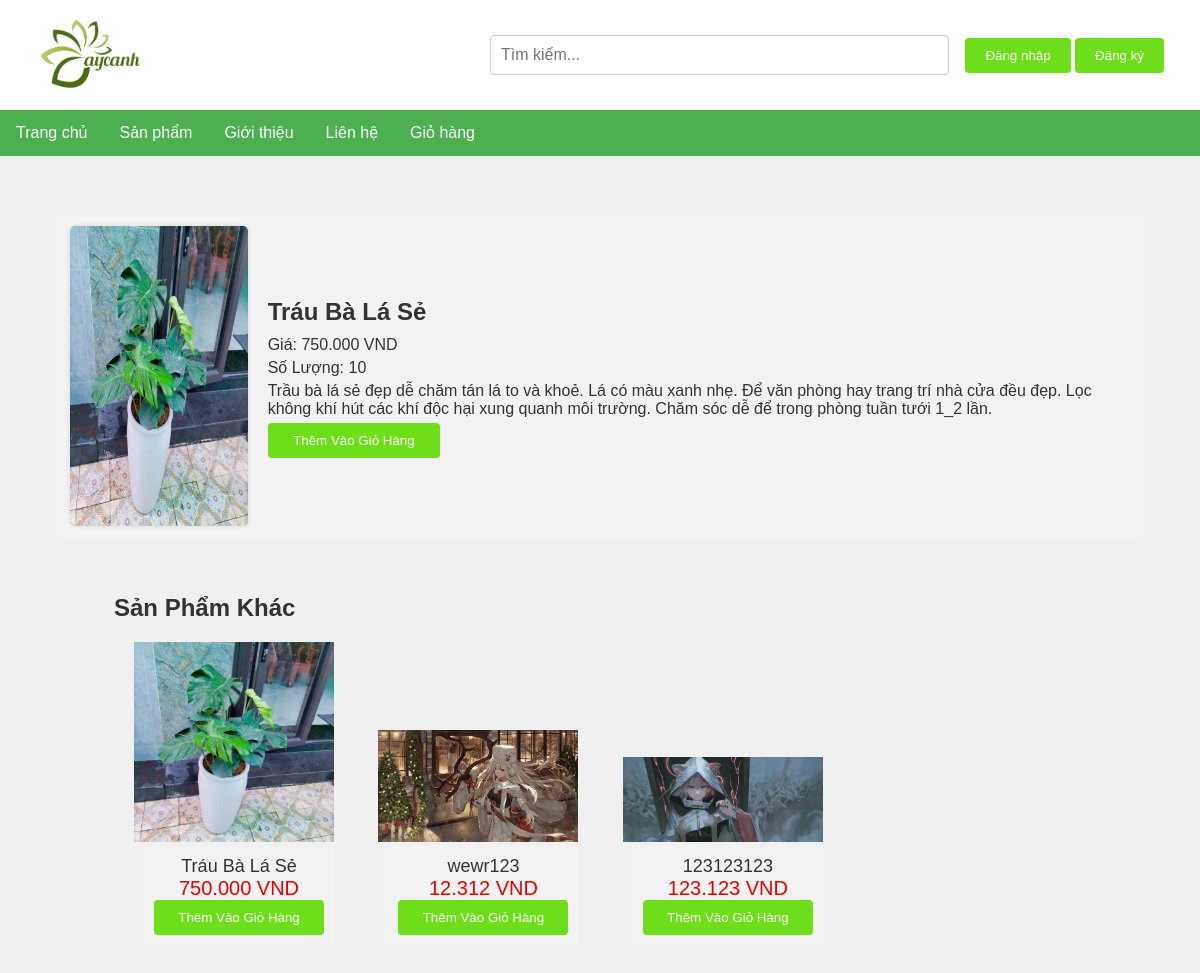
The page /chitiet.php?sanpham_id=5 on the database its author committed.
### tables this page shows
CREATE TABLE IF NOT EXISTS `sanpham` (
  `sanpham_id` int NOT NULL AUTO_INCREMENT,
  `tensanpham` varchar(255) NOT NULL,
  `mieuta` text,
  `gia` decimal(10,2) NOT NULL,
  `soluong` int NOT NULL,
  `cover_image_path` varchar(255) DEFAULT NULL,
  PRIMARY KEY (`sanpham_id`)
);

### class/dbcontroller.php (called while the page is built, shortened)
<?php
class DBController {
	private $host = "localhost";
	private $user = "root";
	private $password = "";
	private $database = "caycanh1";
	private $conn;
	function __construct() {
		$this->conn = $this->connectDB();
	}
	function connectDB() {
		$conn = mysqli_connect($this->host,$this->user,$this->password,$this->database);
		return $conn;
	}
	function runQuery($query) {
		$result = mysqli_query($this->conn, $query);
		$resultset = array();
		while ($row = mysqli_fetch_assoc($result)) {
			$resultset[] = $row;
		}
		return $resultset;
	}
}
?>

### chitiet.php (the view, shortened to what this page needs)
<!DOCTYPE html>
<html lang="en">
<head>
    <link rel="stylesheet" href="https://cdnjs.cloudflare.com/ajax/libs/font-awesome/4.7.0/css/font-awesome.min.css">
    <link href="style/style.css" type="text/css" rel="stylesheet">
</head>
<body>
<?php include 'class/header.php'?>
<main style="margin: 5%;">
<?php
  require_once("class/dbcontroller.php");
  $db_handle = new DBController();
  $sanpham_id = $_GET['sanpham_id'];
  $product_array = $db_handle->runQuery("SELECT * FROM sanpham WHERE sanpham_id = $sanpham_id");
  if (!empty($product_array)) {
      foreach($product_array as $key => $value) {
  ?>
  <form method="post" action="giohang.php?action=add&sanpham_id=<?php echo $product_array[$key]["sanpham_id"]; ?>">
      <div class="product-info">
          <div itemprop="image">
              <img src="<?php echo $product_array[$key]["cover_image_path"]; ?>" class="product-image">
          </div>
          <div class="product-details">
              <h2 class="product-title"><?php echo $product_array[$key]["tensanpham"]; ?></h2>
              <p class="product-price">Giá: <?php echo number_format($product_array[$key]["gia"], 0, ',', '.') . " VND"; ?></p>
              <p class="product-quantity">Số Lượng: <?php echo $product_array[$key]["soluong"]; ?></p>
              <p class="product-description"><?php echo $product_array[$key]["mieuta"]; ?></p>
              <input type="submit" value="Thêm Vào Giỏ Hàng" class="btnAddAction" style="    width: 20%;"/>
          </div>
      </div>
  </form>
  <?php
      }
  }
  ?>
  <div id="product-grid"  class="products-section" style="margin: 5%">
<h2>Sản Phẩm Khác </h2>
	<?php
  require_once("class/dbcontroller.php");
  $db_handle = new DBController();
	$product_array = $db_handle->runQuery("SELECT * FROM sanpham ORDER BY sanpham_id ASC");
	if (!empty($product_array)) {
		foreach($product_array as $key=>$value){
	?>
	<div class="product">
	<form method="post" action="giohang.php?action=add&sanpham_id=<?php echo $product_array[$key]["sanpham_id"]; ?>">
			<a href="chitiet.php?sanpham_id=<?php echo $product_array[$key]["sanpham_id"]; ?>">
			<img src="<?php echo $product_array[$key]["cover_image_path"]; ?>">
			</a>
			<div class="product-info" style="flex-direction: column; margin-left: 10px;">
			<div class="product-name"><a href="chitiet.php?sanpham_id=<?php echo $product_array[$key]["sanpham_id"]; ?>" class="product-name"><?php echo  $product_array[$key]["tensanpham"]; ?></a></div>
			<div class="discounted-price"><?php echo number_format($product_array[$key]["gia"], 0, ',', '.') . " VND"; ?></div>
			<input type="submit" value="Thêm Vào Giỏ Hàng" class="btnAddAction" />
			</div>
			</form>
		</div>
	<?php
		}
	}
	?>
</div>
</main>
</body>
</html>

### class/header.php (shortened to what this page needs)
<?php
$isUserLoggedIn = isset($_SESSION['isUserLoggedIn']) ? $_SESSION['isUserLoggedIn'] : false;
?>
<header>
    <div class="header">
        <div class="logo">
            <a href="index.php" title="Cây cảnh">
        <img src="image/logo-cay-canh.png"  alt=" Cây cảnh "></a>
     </div>
        <div class="search-bar">
          <input type="text" placeholder="Tìm kiếm...">
        </div>
        <div class="container">
        <ul class="dropdown" style="float:right;">
                <?php if ($isUserLoggedIn) : ?>
        <div onclick="show_hidden_div('member_control');" class="member_profile">
            <img style="width: 70px; /* Adjust width as needed */
  height: 7 0px; /* Adjust height as needed */
  border-radius: 50%; /* Make the image round */
  cursor: pointer;" src="image/6596121.png" alt="Avatar">
        </div>
        <div class="dropdown-content" style="right:0;">
    <?php
    if(isset($_SESSION['user_role']) && $_SESSION['user_role'] === 'admin') {
      echo '<a href="addsanpham.php">Thêm Sản Phẩm</a>';
      echo '<a href="quanly.php">Quản Lý Tài Khoản</a>';
      echo '<a href="donhang.php">Đơn hàng</a>';
    }
    ?>
          <a href="dadat.php">Đã đặt</a>
   <a rel="nofollow" href="profile.php">Cài đặt thông tin</a>
    <a rel="nofollow" href="class/logout.php">Đăng xuất</a>
</ul>
<?php else : ?>
  <button onclick="document.getElementById('id01').style.display='block'" style="width:auto;">Đăng nhập</button>
  <button onclick="document.getElementById('id02').style.display='block'" style="width:auto;">Đăng ký</button>
<?php endif; ?>
          </div>
</header>
<nav>
    <ul class="menu">
      <li class="menu-item"><a href="index.php">Trang chủ</a></li>
      <li class="menu-item dropdown">
      <a href="#" class="dropbtn">Sản phẩm</a>
      </li>
      <li class="menu-item"><a href="#">Giới thiệu</a></li>
      <li class="menu-item"><a href="#">Liên hệ</a></li>
      <li class="menu-item"><a href="giohang.php">Giỏ hàng</a></li>
    </ul>
  </nav>

### style/style.css (style rules this page uses)
body { font-family: Arial, sans-serif; background-color: #f0f0f0; color: #333; margin: 0; padding: 0; }
main { margin: 5%; }
.header { background-color: white; padding: 10px 20px; display: flex; align-items: center; justify-content: space-between; }
.logo { display: flex; align-items: center; font-size: 24px; color: #333; }
.logo img { width: 100px; margin-left: 20px; margin-right: 100px; }
.logo a { display: flex; align-items: center; text-decoration: none; }
.search-bar { flex-grow: 1; margin: 20px auto 20px 250px; }
.search-bar input { width: 50%; padding: 10px; font-size: 16px; border: 1px solid #ccc; border-radius: 5px; }
.container { text-align: center; margin-top: 20px 20px; padding: 16px; }
.menu { list-style-type: none; margin: 0; padding: 0; overflow: hidden; background-color: #4CAF50; }
.menu-item { float: left; }
.menu-item a, .dropbtn { display: inline-block; color: white; text-align: center; padding: 14px 16px; text-decoration: none; }
img { width: 100%; height: 100%; object-fit: fill; }
.products-section { height: 100%; width: 100%; text-align: left; }
.product { margin: 20px; display: inline-block; width: 200px; }
.product img { width: 100%; }
.product-info { background-color: #f2f2f2; padding: 10px; display: flex; align-items: left; }
.product-name { font-size: 18px; color: #333; }
.discounted-price { font-size: 20px; color: #e60000; }
* { box-sizing: border-box; margin: 0; padding: 0; }
input[type=text], input[type=password] { width: 100%; padding: 12px 20px; margin: 8px 0; display: inline-block; border: 1px solid #ccc; box-sizing: border-box; }
button { background-color: rgb(111, 222, 26); color: white; padding: 10px 20px; border: none; border-radius: 4px; cursor: pointer; width: 100%; }
input[type="text"], input[type="number"], select, input[type="file"] { width: 100%; padding: 10px; margin: 5px 0; border: 1px solid #ccc; border-radius: 4px; box-sizing: border-box; }
input[type="submit"] { background-color: rgb(111, 222, 26); color: white; padding: 10px 20px; border: none; border-radius: 4px; cursor: pointer; width: 100%; }
.product-image { max-width:300px; height: 300px; border-radius: 5px; box-shadow: 0 0 5px rgba(0, 0, 0, 0.1); margin-right: 20px; }
.product-title { text-align: left; font-size: 24px; margin-bottom: 10px; }
.product-price, .product-quantity, .product-description { text-align: left; font-size: 16px; margin-bottom: 5px; }
.product-info { display: flex; align-items: center; }
.product-details { flex-grow: 1; margin-left: 20px; }
.dropbtn { background-color: #4CAF50; color: white; padding: 16px; font-size: 16px; border: none; cursor: pointer; }
a { text-decoration: none; }

### rows shown on the page
sanpham: cover_image_path (picture), tensanpham "Tráu Bà Lá Sẻ", gia "750.000", soluong "10", mieuta "Trầu bà lá sẻ đẹp dễ chăm tán lá to và khoẻ. Lá có màu xanh nhẹ. Để văn phòng hay trang trí nhà cửa đều đẹp. Lọc không khí hút các khí độc hại xung quanh môi trường. Chăm sóc dễ để trong phòng tuần tưới 1_2 lần."
sanpham: cover_image_path (picture), tensanpham "wewr123", gia "12.312"
sanpham: cover_image_path (picture), tensanpham "123123123", gia "123.123"
